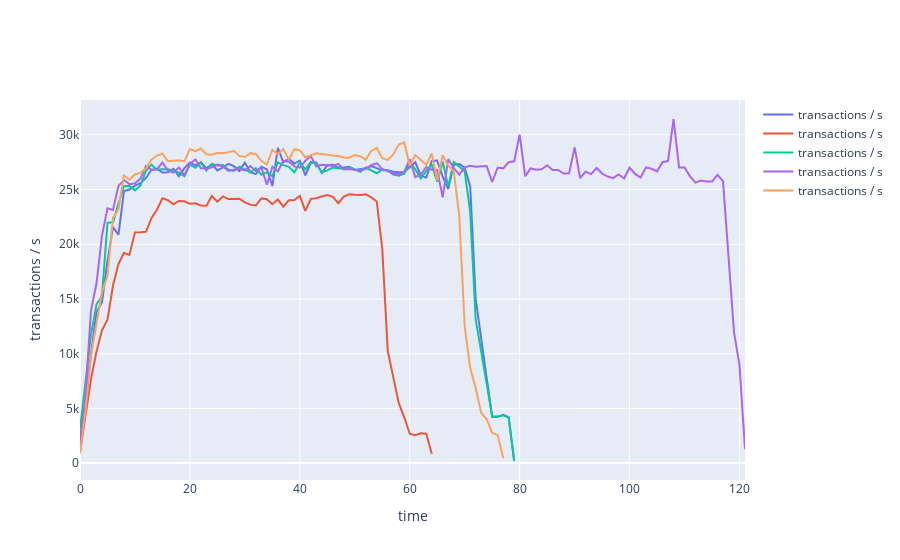

The notebook cell this image was saved under:
### Markdown cell above
## Sharded tests

10 clients, 5 servers. Clients choose random addresses and it's sharded to 5 servers.

**Separate**:

### Code cell
import plotly.graph_objects as go
from plotly.subplots import make_subplots
import pandas as pd

fig = make_subplots(specs=[[{"secondary_y": False}]])

for x in range(0, 5):
    d = pd.read_csv(f"sharded-tests/benches/server{x}.csv")
    fig.add_trace(
        go.Scatter(y=d['tx'], name="transactions / s"),
        secondary_y=False,
    )

#fig.add_trace(
#    go.Scatter(y=d1['cpu_util'], name="cpu utilization %"),
#    secondary_y=True,
#)


fig.update_xaxes(title_text="time")
fig.update_yaxes(title_text="transactions / s", secondary_y=False)
#fig.update_yaxes(title_text="cpu utilization %", secondary_y=True)

fig.show()
